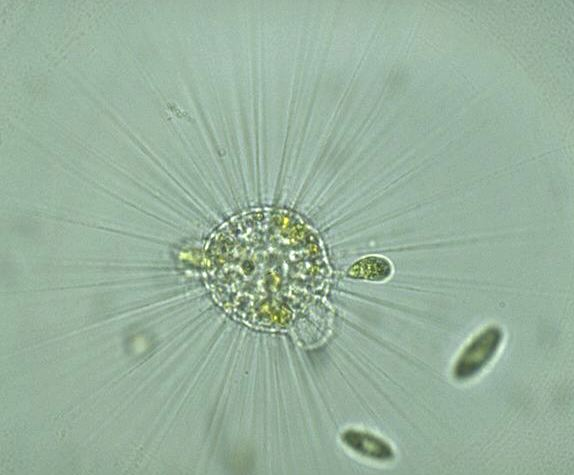
#> input picture 计算机视觉/计算机视觉实验/实验3-图像去噪与图像分割/传统分割方法素材与代码/EMDS5-g01-40.png, 574 x 475 px
$ python -i canny_edge_detection.py   (imports and definitions only)
#> lines starting #> are read from the running program, lines starting #| are printed output that depends on the picture; after the words box and inside, x2 and y2 are one past the last pixel; in counts of white or black regions, pixels touching at a corner belong together
import cv2
import numpy as np
import matplotlib.pyplot as plt
# Function for performing Canny edge detection
def canny_edge_detection(img_path):
    # Read the image in grayscale
#> called with img_path = 'EMDS5-g01-40.png'
    img = cv2.imread(img_path, cv2.IMREAD_GRAYSCALE)
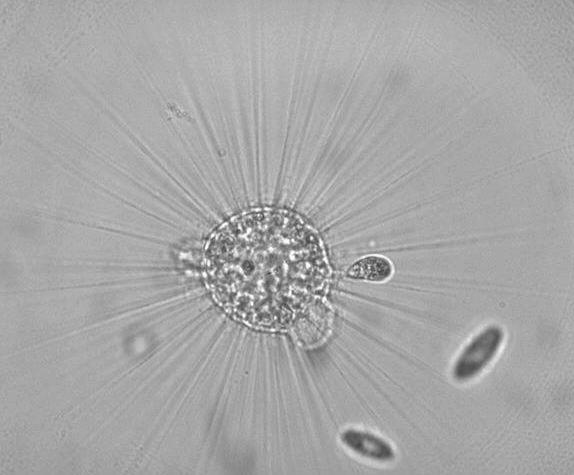
#> img: shape (475, 574); min 62, max 251, mean 167.3

    # Perform Canny edge detection with thresholds 100 and 200
    edges = cv2.Canny(img, 80, 120)
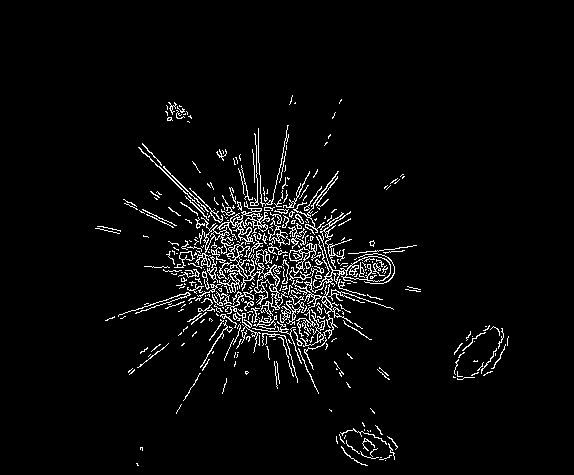
#> edges: shape (475, 574); 4.1% white in thin lines or dots, all inside (x1, y1, x2, y2) = (95, 95, 509, 466)

    # Invert the edges to get a black background with white edges
    inverted_edges = cv2.bitwise_not(edges)

    # Invert the image back to the original state (white background with black edges)
    canny = cv2.bitwise_not(inverted_edges)

    # Return the Canny edge-detected image
    return canny

>>> result = canny_edge_detection('EMDS5-g01-40.png')

$ run again, on 计算机视觉/计算机视觉实验/实验3-图像去噪与图像分割/传统分割方法素材与代码/EMDS5-g02-21.png
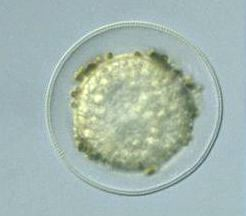
#> input picture 计算机视觉/计算机视觉实验/实验3-图像去噪与图像分割/传统分割方法素材与代码/EMDS5-g02-21.png, 246 x 216 px
#> in canny_edge_detection, `img = cv2.imread(img_path, cv2.IMREAD_GRAYSCALE)`:
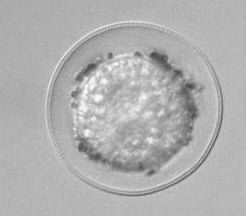
#> img: shape (216, 246); min 72, max 249, mean 176.3
#> in canny_edge_detection, `edges = cv2.Canny(img, 80, 120)`:
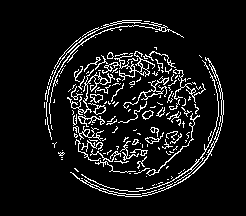
#> edges: shape (216, 246); 8.6% white in thin lines or dots, all inside (x1, y1, x2, y2) = (44, 20, 224, 197)
